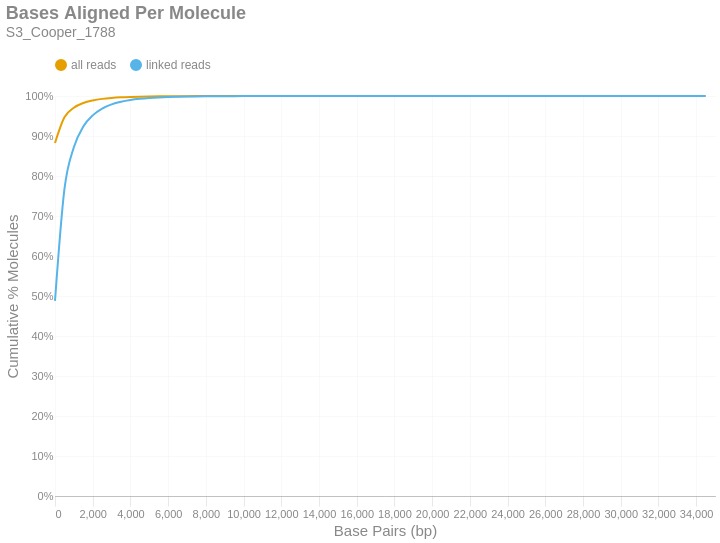

Here is the notebook cell this chart was saved with:
### Markdown cell above
### Bases Aligned Per Molecule
This is a cumulative frequency distribution showing the number of base pairs aligned per unique molecule. These data are shown in 500 bp bins. There are two distributions: one with `all reads` (yellow) and another with only `linked reads` (blue). The percent of molecules in the `linked reads` distribution is relative to the total number of linked molecules.

### Code cell
if SKIPLR:
    print_html(f"Skipped")
else:
    binned_df = consolidated_hist(valids['aligned_bp'], mask, 500, True)
    with SafeRender(binned_df):
        (
            density_plot(binned_df, 'Bases Aligned Per Molecule', samplename, 'basesper')
            .encode(
                x=alt.X('bin:Q', title="Base Pairs (bp)").axis(tickMinStep=500).scale(padding=0),
                y=alt.Y('value:Q', title='Cumulative % Molecules')
                    .axis(format='%')
                    .scale(domain = [0,1])
                    .stack(False),
                color=alt.Color("key:N").scale(domain = ["all reads", "linked reads"]),
                tooltip = [
                    alt.Tooltip("key:N", title = "Data Type"),
                    alt.Tooltip("range_label:N", title="Bases Aligned Per Molecule"),
                    alt.Tooltip("value:Q", format = ".2%", title="% Molecules (Cum.)")
                ]
            )
        ).display()

### Figure 1 — Vega-Lite specification as saved in the notebook (floating-point values rounded to 4 significant figures)
{"width": "container", "height": 400, "config": {"title": {"anchor": "start", "dy": -15, "fontSize": 18, "color": "#888888", "subtitleColor": "#888888", "subtitleFontSize": 14}, "arc": {"fill": "#0072B2"}, "axis": {"domainColor": "#888888", "domainWidth": 0.5, "gridWidth": 0.2, "grid": false, "titleFontWeight": 400, "titleFontSize": 15, "labelFontSize": 11, "labelColor": "#888888", "tickColor": "#888888", "tickWidth": 0.2, "titleColor": "#888888"}, "axisBand": {"grid": false}, "axisX": {"grid": true, "tickSize": 10, "domainCap": "round"}, "axisY": {"domain": false, "grid": true, "tickSize": 0, "domainCap": "round"}, "background": "transparent", "header": {"labelFontSize": 15, "labelColor": "#888888", "titleFontSize": 15, "titleFontWeight": 600, "titleColor": "#888888"}, "legend": {"labelFont": "sans-serif", "labelFontSize": 12, "labelColor": "#888888", "symbolSize": 100, "symbolType": "circle", "titleFontSize": 12, "titlePadding": 10, "titleColor": "#888888", "title": null, "orient": "top"}, "range": {"category": ["#E69F00", "#56B4E9", "#009E73", "#F0E442", "#0072B2", "#D55E00", "#CC79A7", "#000000"], "diverging": ["#cfe8f3", "#a2d4ec", "#73bfe2", "#46abdb", "#1696d2", "#12719e"]}, "area": {"fill": "#0072B2", "fillOpacity": 0.7, "line": true, "strokeOpacity": 0.7}, "line": {"color": "#0072B2", "stroke": "#0072B2", "strokeWidth": 2}, "trail": {"color": "#0072B2", "stroke": "#0072B2", "strokeWidth": 0, "size": 1}, "point": {"filled": true, "fillOpacity": 1.0, "size": 95}, "text": {"color": "#888888", "fontSize": 11, "align": "right", "fontWeight": 400, "size": 11}, "bar": {"fill": "#0072B2", "stroke": null}, "view": {"stroke": null, "continuousWidth": 660, "continuousHeight": 400}}, "data": {"name": "data-035ca0b650c1b11ac74e9f7da9f4d211"}, "mark": {"type": "line", "interpolate": "monotone", "point": {"opacity": 0, "size": 275}}, "encoding": {"color": {"field": "key", "scale": {"domain": ["all reads", "linked reads"]}, "type": "nominal"}, "tooltip": [{"field": "key", "title": "Data Type", "type": "nominal"}, {"field": "range_label", "title": "Bases Aligned Per Molecule", "type": "nominal"}, {"field": "value", "format": ".2%", "title": "% Molecules (Cum.)", "type": "quantitative"}], "x": {"axis": {"tickMinStep": 500}, "field": "bin", "scale": {"padding": 0}, "title": "Base Pairs (bp)", "type": "quantitative"}, "y": {"axis": {"format": "%"}, "field": "value", "scale": {"domain": [0, 1]}, "stack": false, "title": "Cumulative % Molecules", "type": "quantitative"}}, "params": [{"name": "param_c36ac31b6afebe62", "select": {"type": "point", "fields": ["key"]}, "bind": "legend"}], "title": {"text": "Bases Aligned Per Molecule", "subtitle": "S3_Cooper_1788"}, "transform": [{"fold": ["all reads (cumsum)", "linked reads (cumsum)"]}, {"calculate": "replace(datum.key, ' (cumsum)', '')", "as": "key"}, {"filter": {"param": "param_c36ac31b6afebe62"}}], "usermeta": {"embedOptions": {"downloadFileName": "S3_Cooper_1788.basesper"}}, "$schema": "https://vega.github.io/schema/vega-lite/v6.1.0.json", "datasets": {"data-035ca0b650c1b11ac74e9f7da9f4d211": [{"bin": "0.0", "interval": "0.0-500.0", "all reads": 0.8827, "linked reads": 0.4878, "all reads (cumsum)": 0.8827, "linked reads (cumsum)": 0.4878, "range_label": "0-499"}, {"bin": "500.0", "interval": "500.0-1000.0", "all reads": 0.06414, "linked reads": 0.2791, "all reads (cumsum)": 0.9468, "linked reads (cumsum)": 0.7669, "range_label": "500-999"}, {"bin": "1000.0", "interval": "1000.0-1500.0", "all reads": 0.02399, "linked reads": 0.1051, "all reads (cumsum)": 0.9708, "linked reads (cumsum)": 0.872, "range_label": "1000-1499"}, {"bin": "1500.0", "interval": "1500.0-2000.0", "all reads": 0.01177, "linked reads": 0.05159, "all reads (cumsum)": 0.9826, "linked reads (cumsum)": 0.9236, "range_label": "1500-1999"}, {"bin": "2000.0", "interval": "2000.0-2500.0", "all reads": 0.006374, "linked reads": 0.02794, "all reads (cumsum)": 0.9889, "linked reads (cumsum)": 0.9515, "range_label": "2000-2499"}, {"bin": "2500.0", "interval": "2500.0-3000.0", "all reads": 0.003885, "linked reads": 0.01703, "all reads (cumsum)": 0.9928, "linked reads (cumsum)": 0.9685, "range_label": "2500-2999"}, {"bin": "3000.0", "interval": "3000.0-3500.0", "all reads": 0.002374, "linked reads": 0.01041, "all reads (cumsum)": 0.9952, "linked reads (cumsum)": 0.9789, "range_label": "3000-3499"}, {"bin": "3500.0", "interval": "3500.0-4000.0", "all reads": 0.00152, "linked reads": 0.006664, "all reads (cumsum)": 0.9967, "linked reads (cumsum)": 0.9856, "range_label": "3500-3999"}, {"bin": "4000.0", "interval": "4000.0-4500.0", "all reads": 0.001004, "linked reads": 0.004402, "all reads (cumsum)": 0.9977, "linked reads (cumsum)": 0.99, "range_label": "4000-4499"}, {"bin": "4500.0", "interval": "4500.0-5000.0", "all reads": 0.0006573, "linked reads": 0.002881, "all reads (cumsum)": 0.9984, "linked reads (cumsum)": 0.9929, "range_label": "4500-4999"}, {"bin": "5000.0", "interval": "5000.0-5500.0", "all reads": 0.0004703, "linked reads": 0.002062, "all reads (cumsum)": 0.9988, "linked reads (cumsum)": 0.9949, "range_label": "5000-5499"}, {"bin": "5500.0", "interval": "5500.0-6000.0", "all reads": 0.0003174, "linked reads": 0.001391, "all reads (cumsum)": 0.9992, "linked reads (cumsum)": 0.9963, "range_label": "5500-5999"}, {"bin": "6000.0", "interval": "6000.0-6500.0", "all reads": 0.0002226, "linked reads": 0.0009755, "all reads (cumsum)": 0.9994, "linked reads (cumsum)": 0.9973, "range_label": "6000-6499"}, {"bin": "6500.0", "interval": "6500.0-7000.0", "all reads": 0.0001585, "linked reads": 0.000695, "all reads (cumsum)": 0.9995, "linked reads (cumsum)": 0.998, "range_label": "6500-6999"}, {"bin": "7000.0", "interval": "7000.0-7500.0", "all reads": 0.0001191, "linked reads": 0.0005222, "all reads (cumsum)": 0.9997, "linked reads (cumsum)": 0.9985, "range_label": "7000-7499"}, {"bin": "7500.0", "interval": "7500.0-8000.0", "all reads": 8.209e-05, "linked reads": 0.0003598, "all reads (cumsum)": 0.9997, "linked reads (cumsum)": 0.9989, "range_label": "7500-7999"}, {"bin": "8000.0", "interval": "8000.0-8500.0", "all reads": 6.816e-05, "linked reads": 0.0002988, "all reads (cumsum)": 0.9998, "linked reads (cumsum)": 0.9992, "range_label": "8000-8499"}, {"bin": "8500.0", "interval": "8500.0-9000.0", "all reads": 4.593e-05, "linked reads": 0.0002013, "all reads (cumsum)": 0.9999, "linked reads (cumsum)": 0.9994, "range_label": "8500-8999"}, {"bin": "9000.0", "interval": "9000.0-9500.0", "all reads": 3.141e-05, "linked reads": 0.0001377, "all reads (cumsum)": 0.9999, "linked reads (cumsum)": 0.9995, "range_label": "9000-9499"}, {"bin": "9500.0", "interval": "9500.0-10000.0", "all reads": 2.252e-05, "linked reads": 9.872e-05, "all reads (cumsum)": 0.9999, "linked reads (cumsum)": 0.9996, "range_label": "9500-9999"}, {"bin": "10000.0", "interval": "10000.0-10500.0", "all reads": 1.956e-05, "linked reads": 8.573e-05, "all reads (cumsum)": 0.9999, "linked reads (cumsum)": 0.9997, "range_label": "10000-10499"}, {"bin": "10500.0", "interval": "10500.0-11000.0", "all reads": 1.215e-05, "linked reads": 5.326e-05, "all reads (cumsum)": 0.9999, "linked reads (cumsum)": 0.9998, "range_label": "10500-10999"}, {"bin": "11000.0", "interval": "11000.0-11500.0", "all reads": 8.891e-06, "linked reads": 3.897e-05, "all reads (cumsum)": 1.0, "linked reads (cumsum)": 0.9998, "range_label": "11000-11499"}, {"bin": "11500.0", "interval": "11500.0-12000.0", "all reads": 9.483e-06, "linked reads": 4.157e-05, "all reads (cumsum)": 1.0, "linked reads (cumsum)": 0.9998, "range_label": "11500-11999"}, {"bin": "12000.0", "interval": "12000.0-12500.0", "all reads": 1.008e-05, "linked reads": 4.417e-05, "all reads (cumsum)": 1.0, "linked reads (cumsum)": 0.9999, "range_label": "12000-12499"}, {"bin": "12500.0", "interval": "12500.0-13000.0", "all reads": 8.001e-06, "linked reads": 3.507e-05, "all reads (cumsum)": 1.0, "linked reads (cumsum)": 0.9999, "range_label": "12500-12999"}, {"bin": "13000.0", "interval": "13000.0-13500.0", "all reads": 3.556e-06, "linked reads": 1.559e-05, "all reads (cumsum)": 1.0, "linked reads (cumsum)": 0.9999, "range_label": "13000-13499"}, {"bin": "13500.0", "interval": "13500.0-14000.0", "all reads": 4.445e-06, "linked reads": 1.948e-05, "all reads (cumsum)": 1.0, "linked reads (cumsum)": 1.0, "range_label": "13500-13999"}, {"bin": "14000.0", "interval": "14000.0-14500.0", "all reads": 1.482e-06, "linked reads": 6.495e-06, "all reads (cumsum)": 1.0, "linked reads (cumsum)": 1.0, "range_label": "14000-14499"}, {"bin": "14500.0", "interval": "14500.0-15000.0", "all reads": 2.074e-06, "linked reads": 9.093e-06, "all reads (cumsum)": 1.0, "linked reads (cumsum)": 1.0, "range_label": "14500-14999"}, {"bin": "15000.0", "interval": "15000.0-15500.0", "all reads": 2.964e-07, "linked reads": 1.299e-06, "all reads (cumsum)": 1.0, "linked reads (cumsum)": 1.0, "range_label": "15000-15499"}, {"bin": "15500.0", "interval": "15500.0-16000.0", "all reads": 1.482e-06, "linked reads": 6.495e-06, "all reads (cumsum)": 1.0, "linked reads (cumsum)": 1.0, "range_label": "15500-15999"}, {"bin": "16000.0", "interval": "16000.0-16500.0", "all reads": 8.891e-07, "linked reads": 3.897e-06, "all reads (cumsum)": 1.0, "linked reads (cumsum)": 1.0, "range_label": "16000-16499"}, {"bin": "16500.0", "interval": "16500.0-17000.0", "all reads": 8.891e-07, "linked reads": 3.897e-06, "all reads (cumsum)": 1.0, "linked reads (cumsum)": 1.0, "range_label": "16500-16999"}, {"bin": "17000.0", "interval": "17000.0-17500.0", "all reads": 0.0, "linked reads": 0.0, "all reads (cumsum)": 1.0, "linked reads (cumsum)": 1.0, "range_label": "17000-17499"}, {"bin": "17500.0", "interval": "17500.0-18000.0", "all reads": 0.0, "linked reads": 0.0, "all reads (cumsum)": 1.0, "linked reads (cumsum)": 1.0, "range_label": "17500-17999"}, {"bin": "18000.0", "interval": "18000.0-18500.0", "all reads": 0.0, "linked reads": 0.0, "all reads (cumsum)": 1.0, "linked reads (cumsum)": 1.0, "range_label": "18000-18499"}, {"bin": "18500.0", "interval": "18500.0-19000.0", "all reads": 2.964e-07, "linked reads": 1.299e-06, "all reads (cumsum)": 1.0, "linked reads (cumsum)": 1.0, "range_label": "18500-18999"}, {"bin": "19000.0", "interval": "19000.0-19500.0", "all reads": 2.964e-07, "linked reads": 1.299e-06, "all reads (cumsum)": 1.0, "linked reads (cumsum)": 1.0, "range_label": "19000-19499"}, {"bin": "19500.0", "interval": "19500.0-20000.0", "all reads": 0.0, "linked reads": 0.0, "all reads (cumsum)": 1.0, "linked reads (cumsum)": 1.0, "range_label": "19500-19999"}, {"bin": "20000.0", "interval": "20000.0-20500.0", "all reads": 2.964e-07, "linked reads": 1.299e-06, "all reads (cumsum)": 1.0, "linked reads (cumsum)": 1.0, "range_label": "20000-20499"}, {"bin": "20500.0", "interval": "20500.0-21000.0", "all reads": 0.0, "linked reads": 0.0, "all reads (cumsum)": 1.0, "linked reads (cumsum)": 1.0, "range_label": "20500-20999"}, {"bin": "21000.0", "interval": "21000.0-21500.0", "all reads": 0.0, "linked reads": 0.0, "all reads (cumsum)": 1.0, "linked reads (cumsum)": 1.0, "range_label": "21000-21499"}, {"bin": "21500.0", "interval": "21500.0-22000.0", "all reads": 0.0, "linked reads": 0.0, "all reads (cumsum)": 1.0, "linked reads (cumsum)": 1.0, "range_label": "21500-21999"}, {"bin": "22000.0", "interval": "22000.0-22500.0", "all reads": 5.927e-07, "linked reads": 2.598e-06, "all reads (cumsum)": 1.0, "linked reads (cumsum)": 1.0, "range_label": "22000-22499"}, {"bin": "22500.0", "interval": "22500.0-23000.0", "all reads": 0.0, "linked reads": 0.0, "all reads (cumsum)": 1.0, "linked reads (cumsum)": 1.0, "range_label": "22500-22999"}, {"bin": "23000.0", "interval": "23000.0-23500.0", "all reads": 0.0, "linked reads": 0.0, "all reads (cumsum)": 1.0, "linked reads (cumsum)": 1.0, "range_label": "23000-23499"}, {"bin": "23500.0", "interval": "23500.0-24000.0", "all reads": 0.0, "linked reads": 0.0, "all reads (cumsum)": 1.0, "linked reads (cumsum)": 1.0, "range_label": "23500-23999"}, {"bin": "24000.0", "interval": "24000.0-24500.0", "all reads": 0.0, "linked reads": 0.0, "all reads (cumsum)": 1.0, "linked reads (cumsum)": 1.0, "range_label": "24000-24499"}, {"bin": "24500.0", "interval": "24500.0-25000.0", "all reads": 0.0, "linked reads": 0.0, "all reads (cumsum)": 1.0, "linked reads (cumsum)": 1.0, "range_label": "24500-24999"}, {"bin": "25000.0", "interval": "25000.0-25500.0", "all reads": 0.0, "linked reads": 0.0, "all reads (cumsum)": 1.0, "linked reads (cumsum)": 1.0, "range_label": "25000-25499"}, {"bin": "25500.0", "interval": "25500.0-26000.0", "all reads": 0.0, "linked reads": 0.0, "all reads (cumsum)": 1.0, "linked reads (cumsum)": 1.0, "range_label": "25500-25999"}, {"bin": "26000.0", "interval": "26000.0-26500.0", "all reads": 0.0, "linked reads": 0.0, "all reads (cumsum)": 1.0, "linked reads (cumsum)": 1.0, "range_label": "26000-26499"}, {"bin": "26500.0", "interval": "26500.0-27000.0", "all reads": 0.0, "linked reads": 0.0, "all reads (cumsum)": 1.0, "linked reads (cumsum)": 1.0, "range_label": "26500-26999"}, {"bin": "27000.0", "interval": "27000.0-27500.0", "all reads": 0.0, "linked reads": 0.0, "all reads (cumsum)": 1.0, "linked reads (cumsum)": 1.0, "range_label": "27000-27499"}, {"bin": "27500.0", "interval": "27500.0-28000.0", "all reads": 0.0, "linked reads": 0.0, "all reads (cumsum)": 1.0, "linked reads (cumsum)": 1.0, "range_label": "27500-27999"}, {"bin": "28000.0", "interval": "28000.0-28500.0", "all reads": 2.964e-07, "linked reads": 1.299e-06, "all reads (cumsum)": 1.0, "linked reads (cumsum)": 1.0, "range_label": "28000-28499"}, {"bin": "28500.0", "interval": "28500.0-29000.0", "all reads": 0.0, "linked reads": 0.0, "all reads (cumsum)": 1.0, "linked reads (cumsum)": 1.0, "range_label": "28500-28999"}, {"bin": "29000.0", "interval": "29000.0-29500.0", "all reads": 0.0, "linked reads": 0.0, "all reads (cumsum)": 1.0, "linked reads (cumsum)": 1.0, "range_label": "29000-29499"}, {"bin": "29500.0", "interval": "29500.0-30000.0", "all reads": 0.0, "linked reads": 0.0, "all reads (cumsum)": 1.0, "linked reads (cumsum)": 1.0, "range_label": "29500-29999"}, {"bin": "30000.0", "interval": "30000.0-30500.0", "all reads": 0.0, "linked reads": 0.0, "all reads (cumsum)": 1.0, "linked reads (cumsum)": 1.0, "range_label": "30000-30499"}, {"bin": "30500.0", "interval": "30500.0-31000.0", "all reads": 0.0, "linked reads": 0.0, "all reads (cumsum)": 1.0, "linked reads (cumsum)": 1.0, "range_label": "30500-30999"}, {"bin": "31000.0", "interval": "31000.0-31500.0", "all reads": 0.0, "linked reads": 0.0, "all reads (cumsum)": 1.0, "linked reads (cumsum)": 1.0, "range_label": "31000-31499"}, {"bin": "31500.0", "interval": "31500.0-32000.0", "all reads": 0.0, "linked reads": 0.0, "all reads (cumsum)": 1.0, "linked reads (cumsum)": 1.0, "range_label": "31500-31999"}, {"bin": "32000.0", "interval": "32000.0-32500.0", "all reads": 0.0, "linked reads": 0.0, "all reads (cumsum)": 1.0, "linked reads (cumsum)": 1.0, "range_label": "32000-32499"}, {"bin": "32500.0", "interval": "32500.0-33000.0", "all reads": 0.0, "linked reads": 0.0, "all reads (cumsum)": 1.0, "linked reads (cumsum)": 1.0, "range_label": "32500-32999"}, {"bin": "33000.0", "interval": "33000.0-33500.0", "all reads": 0.0, "linked reads": 0.0, "all reads (cumsum)": 1.0, "linked reads (cumsum)": 1.0, "range_label": "33000-33499"}, {"bin": "33500.0", "interval": "33500.0-34000.0", "all reads": 0.0, "linked reads": 0.0, "all reads (cumsum)": 1.0, "linked reads (cumsum)": 1.0, "range_label": "33500-33999"}, {"bin": "34000.0", "interval": "34000.0-34500.0", "all reads": 0.0, "linked reads": 0.0, "all reads (cumsum)": 1.0, "linked reads (cumsum)": 1.0, "range_label": "34000-34499"}, {"bin": "34500.0", "interval": "34500.0-35000.0", "all reads": 2.964e-07, "linked reads": 1.299e-06, "all reads (cumsum)": 1.0, "linked reads (cumsum)": 1.0, "range_label": "34500-34999"}]}}
